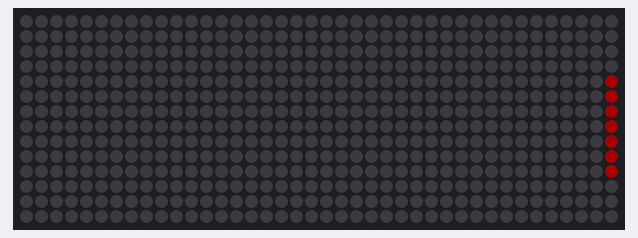
The sketch below on a simulated Arduino Uno, built with avr-gcc and run on an emulated ATmega328P. Shown: 40×14 RGB LED matrix (first LED top left, wired row by row). Dim RGB values are drawn brighter than linear.

Above: at 0.32 s.
At 5.12 s:
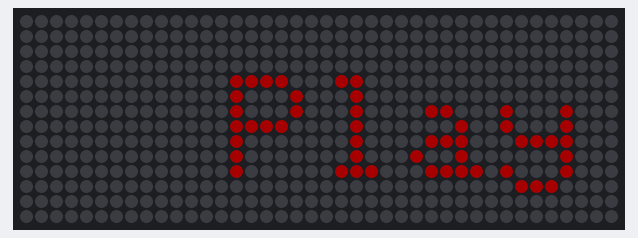
At 9.83 s:
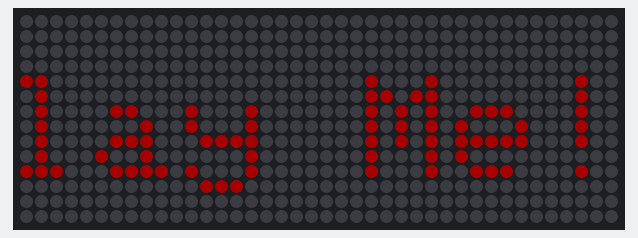
At 20.04 s:
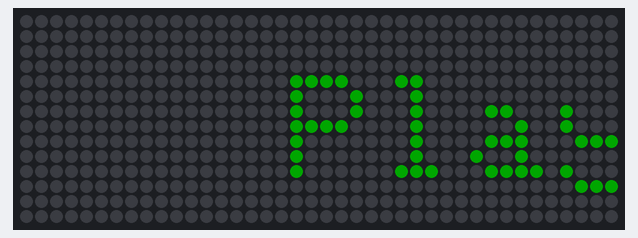
At 29.8 s:
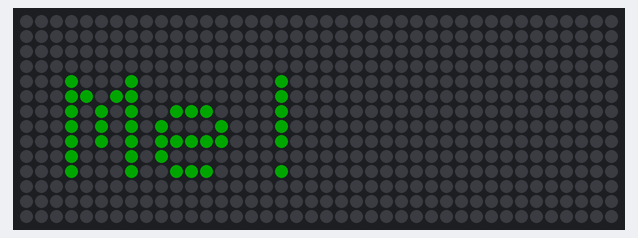
At 39.75 s:
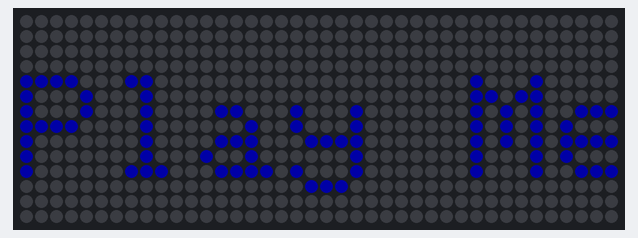

The sketch:

tiletest.ino
```cpp
// Adafruit_NeoMatrix example for tiled NeoPixel matrices.  Scrolls
// 'Howdy' across three 10x8 NeoPixel grids that were created using
// NeoPixel 60 LEDs per meter flex strip.

#include <Adafruit_GFX.h>
#include <Adafruit_NeoMatrix.h>
#include <Adafruit_NeoPixel.h>
#ifndef PSTR
 #define PSTR // Make Arduino Due happy
#endif

#define PIN 6

// MATRIX DECLARATION:
// Parameter 1 = width of EACH NEOPIXEL MATRIX (not total display)
// Parameter 2 = height of each matrix
// Parameter 3 = number of matrices arranged horizontally
// Parameter 4 = number of matrices arranged vertically
// Parameter 5 = pin number (most are valid)
// Parameter 6 = matrix layout flags, add together as needed:
//   NEO_MATRIX_TOP, NEO_MATRIX_BOTTOM, NEO_MATRIX_LEFT, NEO_MATRIX_RIGHT:
//     Position of the FIRST LED in the FIRST MATRIX; pick two, e.g.
//     NEO_MATRIX_TOP + NEO_MATRIX_LEFT for the top-left corner.
//   NEO_MATRIX_ROWS, NEO_MATRIX_COLUMNS: LEDs WITHIN EACH MATRIX are
//     arranged in horizontal rows or in vertical columns, respectively;
//     pick one or the other.
//   NEO_MATRIX_PROGRESSIVE, NEO_MATRIX_ZIGZAG: all rows/columns WITHIN
//     EACH MATRIX proceed in the same order, or alternate lines reverse
//     direction; pick one.
//   NEO_TILE_TOP, NEO_TILE_BOTTOM, NEO_TILE_LEFT, NEO_TILE_RIGHT:
//     Position of the FIRST MATRIX (tile) in the OVERALL DISPLAY; pick
//     two, e.g. NEO_TILE_TOP + NEO_TILE_LEFT for the top-left corner.
//   NEO_TILE_ROWS, NEO_TILE_COLUMNS: the matrices in the OVERALL DISPLAY
//     are arranged in horizontal rows or in vertical columns, respectively;
//     pick one or the other.
//   NEO_TILE_PROGRESSIVE, NEO_TILE_ZIGZAG: the ROWS/COLUMS OF MATRICES
//     (tiles) in the OVERALL DISPLAY proceed in the same order for every
//     line, or alternate lines reverse direction; pick one.  When using
//     zig-zag order, the orientation of the matrices in alternate rows
//     will be rotated 180 degrees (this is normal -- simplifies wiring).
//   See example below for these values in action.
// Parameter 7 = pixel type flags, add together as needed:
//   NEO_RGB     Pixels are wired for RGB bitstream (v1 pixels)
//   NEO_GRB     Pixels are wired for GRB bitstream (v2 pixels)
//   NEO_KHZ400  400 KHz bitstream (e.g. FLORA v1 pixels)
//   NEO_KHZ800  800 KHz bitstream (e.g. High Density LED strip)

// Example with three 10x8 matrices (created using NeoPixel flex strip --
// these grids are not a ready-made product).  In this application we'd
// like to arrange the three matrices side-by-side in a wide display.
// The first matrix (tile) will be at the left, and the first pixel within
// that matrix is at the top left.  The matrices use zig-zag line ordering.
// There's only one row here, so it doesn't matter if we declare it in row
// or column order.  The matrices use 800 KHz (v2) pixels that expect GRB
// color data.
Adafruit_NeoMatrix matrix = Adafruit_NeoMatrix(40, 14, 1, 1, PIN,
  NEO_TILE_TOP   + NEO_TILE_LEFT   + NEO_TILE_ROWS   + NEO_TILE_PROGRESSIVE +
  NEO_MATRIX_TOP + NEO_MATRIX_LEFT + NEO_MATRIX_ROWS + NEO_MATRIX_ZIGZAG,
  NEO_GRB + NEO_KHZ800);

const uint16_t colors[] = {
  matrix.Color(255, 0, 0), matrix.Color(0, 255, 0), matrix.Color(0, 0, 255) };

void setup() {
  matrix.begin();
  matrix.setTextWrap(false);
  matrix.setBrightness(40);
  matrix.setTextColor(colors[0]);
}

int x    = matrix.width();
int pass = 0;

void loop() {
  matrix.fillScreen(0);
  matrix.setCursor(x, 4);
  //matrix.drawPixel(1, 3, 255);
  matrix.print(F("Play Me!"));
  if(--x < -36) {
    x = matrix.width();
    if(++pass >= 3) pass = 0;
    matrix.setTextColor(colors[pass]);
  }
  matrix.show();
  delay(100);
}
```
